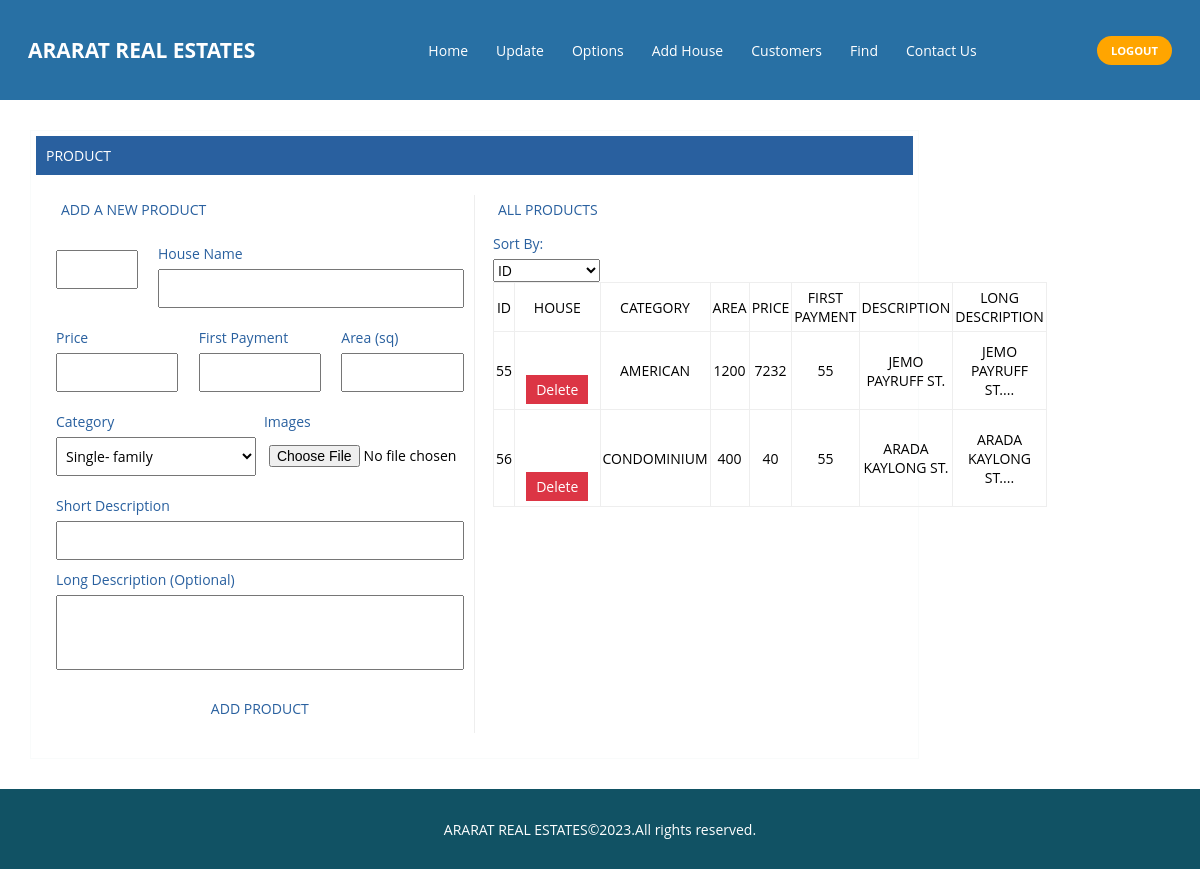
The page /ip_pro/addProduct.php (signed in) on the database its author committed.
### tables this page shows
CREATE TABLE `house` (
  `ID` int(11) NOT NULL,
  `Name` varchar(30) NOT NULL,
  `Category` varchar(20) NOT NULL,
  `Quantity` int(25) NOT NULL,
  `Price` int(25) NOT NULL,
  `rental_price` float NOT NULL,
  `Picture` varchar(300) NOT NULL,
  `Description` mediumtext NOT NULL,
  `long_description` text NOT NULL,
  `Category_ID` int(11) NOT NULL,
  `Creation_time` timestamp NOT NULL DEFAULT current_timestamp(),
  `update_time` timestamp NOT NULL DEFAULT current_timestamp()
);

### ip_pro/addProduct.php (the view, shortened to what this page needs)
<!DOCTYPE html>
<html lang="en">
<head>
    <link rel="stylesheet" type="text/css" href="../admin/css/astyle.css" />
    <link rel="stylesheet" href="style.css"/>
</head>
<body>
<header>
            <div class="navbar">
            <div class="logo"><a href="#">ARARAT REAL ESTATES</a></div>
                <ui class="links">
                <li><a href="index.php">Home</a></li>
                    <li><a href="addStock.php">Update</a></li>
                    <li><a href="addCategory.php">Options</a></li>
                    <li><a href="addProduct.php">Add House</a></li>
                    <li><a href="users.php">Customers</a></li>
                    <li><a href="find.php">Find</a></li>
                    <li><a href="contact.php">Contact Us</a></li>
                </ui>
                <a href="login.php" class="action_btn">LOGOUT</a>
            </div>
</header>
<main>
    <div class="main-content">
        <div class="content">
            <h3>Product</h3>
            <div class="content-data">
                <div class="content-form">
                    <form action="addProduct.php" method="post" enctype="multipart/form-data">
                        <h4>Add a new Product</h4>
                        <div class="form-inline">
                            <div class="form-group" style="width: 20%;">
                                <input type="number" id="id" readonly="readonly" class="form-control border border-warning" name="id"  value="<%=rs.getInt(1) + 1%>">
                            </div>
                            <div class="form-group" style="width: 75%;">
                                <label>House Name</label>
                                <input type="text" name="product_name" required>
                            </div>
                        </div>
                        <div class="form-inline" >
                            <div class="form-group" style="width: 30%;">
                                <label>Price</label>
                                <input type="number" name="product_price" required>
                            </div>
                            <div class="form-group" style="width: 30%;">
                                <label>First Payment</label>
                                <input type="number" name="milling_price" required>
                            </div>
                            <div class="form-group" style="width: 30%;">
                                <label>Area (sq)</label>
                                <input type="number" name="quantity" min="10" required>
                            </div>
                        </div>
                        <div class="form-inline">
                            <div class="form-group">
                                <label>Category</label>
                                <select name="product_category">
                                    <?php
                                    include("../admin/adFunctions/DB_connector.php");
                                    $cat = "SELECT * FROM categories";
                                    $result = mysqli_query($DB_Connector, $cat);
                                    while ($row = mysqli_fetch_assoc($result)){
                                        echo "<option value=".$row['cat_name'].">".$row['cat_name']."</option>";
                                    }
                                    ?>
                                </select>
                            </div>
                            <div class="form-group">
                                <label>Images</label>
                                <input type="file" name="file" accept="image/png, image/jpeg, image/jpg" >
                            </div>
                        </div>
                        <div class="form-group">
                            <label>Short Description</label>
                            <input type="text" name="product_description" required>
                        </div>
                        <div class="form-group">
                            <label>Long Description (Optional)</label>
                            <textarea style="resize:none" name="plong_description" rows="3"></textarea>
                        </div>
                        <div class="form-group">
                            <input type="submit" name="add_product" value="Add Product">
                        </div>
                    </form>
                </div>
                <div class="content-detail">
                    <h4>All Products</h4>
                    <form method="GET">
                        <label for="sort-by">Sort By:</label>
                        <select name="sort-by" id="sort-by" onchange="this.form.submit()">
                            <option value="ID">ID</option>
                        </select>
                    </form>
                    <table>
                        <thead>
                        <tr>
                            <th>ID</th>
                            <th>House</th>
                            <th>Category</th>
                            <th>Area</th>
                            <th>Price</th>
                            <th>First Payment</th>
                            <th>Description</th>
                            <th>Long Description</th>
                        </tr>
                        </thead>
                        <tbody>
                        <?php
                        $limit = 6;
                        $page = isset($_GET['page']) ? $_GET['page'] : 1;
                        $offset = ($page - 1) * $limit;
                        $sortColumn = isset($_GET['sort-by']) ? $_GET['sort-by'] : 'Name';
                        $retrive = "SELECT * FROM house ORDER BY $sortColumn LIMIT $limit OFFSET $offset";
                        $query = mysqli_query($DB_Connector, $retrive);
                        while ($fetch = mysqli_fetch_assoc($query)) {
                            ?>
                            <tr>
                                <?php echo "<th>" . $fetch['ID'] . "</th>"; ?>
                                <th>
                                    <a href='#'
                                       onclick="window.open('updateProduct.php?product_ID=<?php echo $fetch['ID'] ?>', '_blank', 'width=500,height=700,top=0,left=150,resizable=yes,toolbar=no,location=no,status=no,menubar=no,scrollbars=yes,statusbar=no'); return false;"><?php echo $fetch['Name']; ?></a><br><br>
                                    <button class="delete-btn" onclick="showConfirmation(this)">Delete</button>
                                </th>
                                <?php
                                echo "<th>" . $fetch['Category'] . "</th>";
                                echo "<th>" . $fetch['Quantity'] . "</th>";
                                echo "<th>" . $fetch['Price'] . "</th>";
                                echo "<th>" . $fetch['rental_price'] . "</th>";
                                echo "<th>" . $fetch['Description'] . "</th>";
                                echo "<th>" . substr($fetch['long_description'], 0, 20) . "...</th>";
                                ?>
                            </tr>
                            <?php
                        }
                        ?>
                        </tbody>
                    </table>
                </div>
            </div>
        </div>
    </div>
</main>
</body>
<footer>
        <table class="footer">
            <tr>
                <td>
                    <p>ARARAT REAL ESTATES&copy;2023.All rights reserved.</p>
                </td>
            </tr>
        </table>
    </footer>
</html>

### admin/css/astyle.css (style rules this page uses)
:root { --khaki: #ffffff; --khakiDark: #4b4b4b; --darkStaleGray: #29609f; --white: #FFFFFF; }
* { padding: 0; margin: 0; font-family: Roboto; font-size: 14px; font-weight: normal; box-sizing: border-box; }
body { width: 100%; height: 100vh; background-color: var(--darkStaleGray); }
header { height: 100px; background-color: var(--khaki); }
header .logo { width: 280px; height: auto; }
header .logo a { display: flex; align-items: center; text-decoration: none; }
main { background-color: var(--white); padding: 30px; box-shadow: 0 0 2px #808080; }
main .main-content { display: flex; justify-content: space-between; }
main .main-content h3 { background-color: var(--darkStaleGray); color: var(--khaki); text-transform: uppercase; padding: 10px; }
main .content { width: 78%; padding: 5px; border: 1px solid rgba(236, 240, 241,0.3); }
main .content .content-data { padding: 20px; display: flex; justify-content: space-between; }
main .content .content-data .content-form { width: 50%; border-right: 1px solid #eee; padding-right: 10px; }
main .content .content-data .content-detail { width: 49%; height: 100%; padding-left: 10px; }
main h4 { display: block; color: var(--darkStaleGray); background-color: var(--khaki); text-transform: uppercase; padding: 5px; margin-bottom: 10px; }
main form .form-group { margin: 10px 0; width: 100%; }
main form label { color: var(--darkStaleGray); display: block; margin-bottom: 6px; }
main form .form-group input, main form .form-group select, main form .form-group textarea { width: 100%; padding: 8px 5px }
main form .form-inline { display: flex; justify-content: space-between; }
main form .form-inline .form-group { width: 49%; }
main form input[type="submit"] { background-color: var(--khaki); color: var(--darkStaleGray); text-transform: uppercase; text-decoration: none; text-align: center; padding: 5px 8px; margin-top: 20px; display: block; border: none; cursor: pointer; width: 100%; }
main table { width: 100%; border: 1px solid #eee; border-collapse: collapse; }
main table th { text-transform: uppercase; }
main table td, main table th { border: 1px solid #eee; text-align: center; padding: 5px 2px; }
footer { height: 50px; background-color: var(--khaki); }

### ip_pro/style.css (style rules this page uses)
* { margin: 0; padding: 0; box-sizing: border-box; font-family: 'Poppins', sans-serif; }
body { background: #000; min-height: 100vh; }
header { position: fixed; top: 0; left: 0; width: 100%; display: flex; justify-content: space-between; align-items: center; transition: 0.6s; padding: 40px 100px; }
header .logo { position: relative; font-weight: 700; color: #fff; text-decoration: none; font-size: 2em; text-transform: uppercase; }
* { margin: 0; padding: 0; box-sizing: border-box; font-family: 'Open Sans',sans-serif; }
body { height: max-content; width: 100%; background-color: #fff; }
li { list-style: none; }
a { text-decoration: none; color: #fff; font-size: 1rem; }
header { background-color: rgb(40, 112, 164); position: relative; padding: 0 2rem; }
.navbar { width: 100%; height: 60px; max-width: 0 auto; display: flex; align-items: center; justify-content: space-between; }
.navbar .logo a { font-size: 1.5rem; font-weight: bold; }
.navbar .links { display: flex; gap: 2rem; }
.action_btn { background-color: orange; color: #fff; padding: 0.5rem 1rem; border: none; outline: none; border-radius: 20px; font-size: 0.8rem; font-weight: bold; cursor: pointer; transition: scale .2 ease; }
.footer { background-color: rgb(17, 82, 100); color: white; width: 100%; height: 80px; font-size: 15px; text-align: center; margin-bottom: 0; }

### ip_pro/addProduct.php (style rules this page uses)
.confirm-btn, .cancel-btn, .delete-btn { border: none; padding: 5px 10px; cursor: pointer; transition: background-color 0.3s ease; }
.delete-btn { background-color: #dc3545; color: #ffffff; }

### rows shown on the page
house: ID "55", Category "AMERICAN", Quantity "1200", Price "7232", rental_price "55", Description "JEMO PAYRUFF ST.", long_description "JEMO PAYRUFF ST."
house: ID "56", Category "CONDOMINIUM", Quantity "400", Price "40", rental_price "55", Description "ARADA KAYLONG ST.", long_description "ARADA KAYLONG ST."

### other values the page prints
form field product_category "Single- family"
